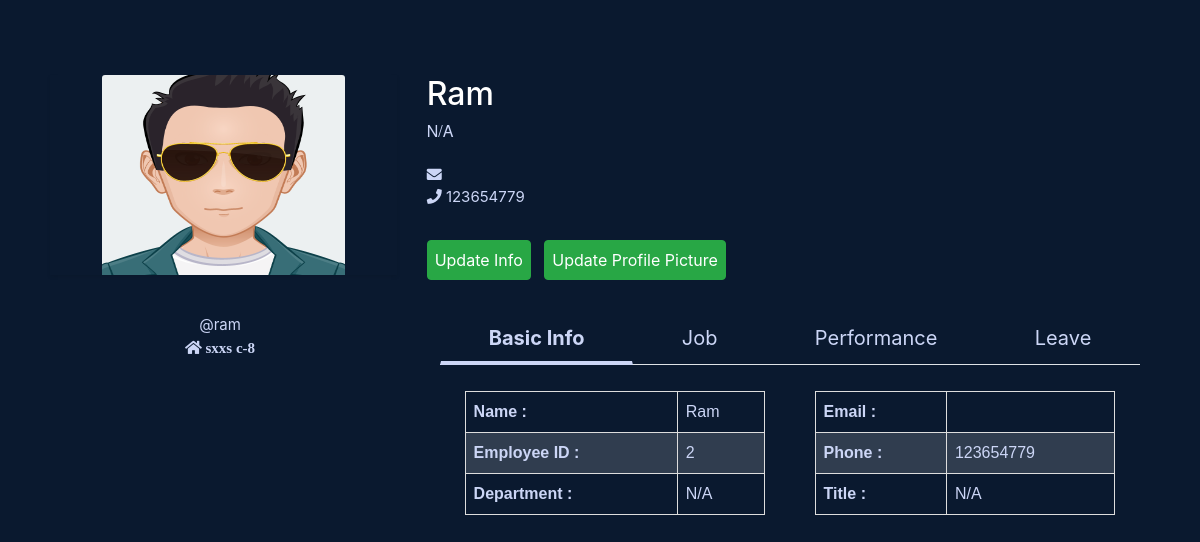
The app's page /profile (signed in), older data.
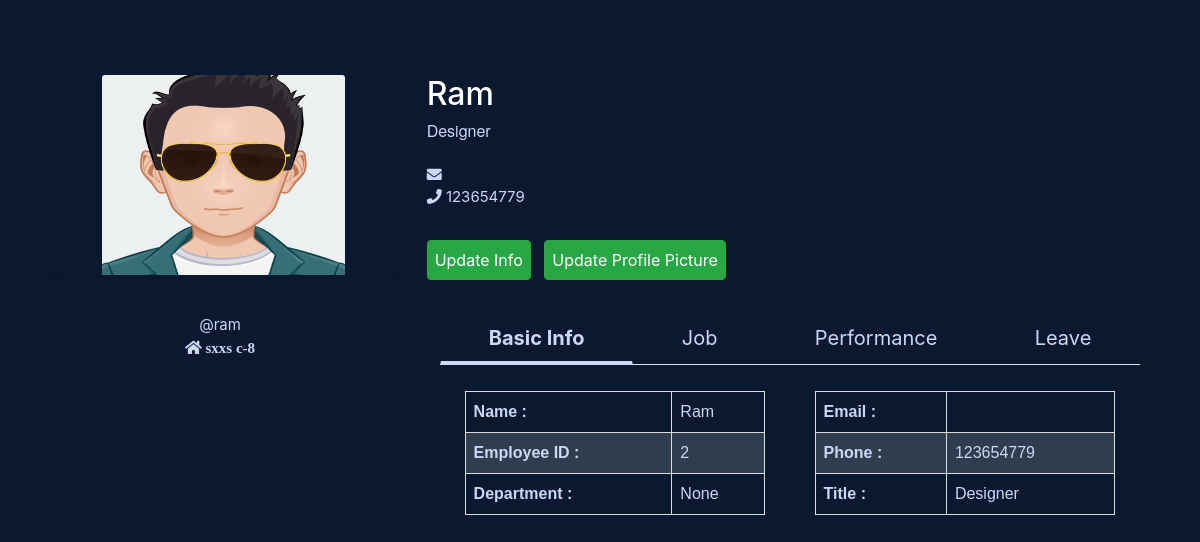
The same page, newer data.
### core/models.py (models this page shows, shortened)
class EmployeePersonalInfo(models.Model):
	user = models.OneToOneField(User, on_delete=models.CASCADE)
	fullname = models.CharField(max_length=50)
	gender = models.CharField(max_length=25, choices=gender_choices)
	age = models.IntegerField()
	image = models.ImageField(default="default.png", upload_to='profile_pics')
	address = models.CharField(max_length=50)
	phone_number = models.CharField(max_length=15, validators=[RegexValidator(r'^\d{1,15}$')])

class EmployeeJobInfo(models.Model):
	user = models.OneToOneField(User, on_delete=models.CASCADE)
	job_title = models.CharField(max_length=50)
	rank = models.CharField(max_length=25, choices=rank_choices)
	working_hours = models.CharField(max_length=25, choices=working_hours_choices)
	department = models.ForeignKey(Department, on_delete=models.SET_NULL, blank=True, null=True)
	roles = models.ForeignKey(Role, on_delete=models.SET_NULL, blank=True, null=True)
	Pay_Grade = models.ForeignKey(PayGrade, on_delete=models.SET_NULL, blank=True, null=True)

### core/views.py (the view)
# urls.py: path('profile', profile, name='profile'),
@login_required(login_url='/login')
def profile(request):
	EPIRecord = EmployeePersonalInfo.objects.filter(user= request.user)
	if not EPIRecord:
		messages.info(request, f'Please update your personal information.')
		return redirect('core:add-personal-info')
	personal_info = EmployeePersonalInfo.objects.get(user=request.user)
	try:
		job_info = EmployeeJobInfo.objects.get(user=request.user)
	except:
		job_info = {
			'department' : 'N/A',
			'job_title' : 'N/A',
			'rank' : 'N/A',
			'working_hours' : 'N/A',
			'roles' : 'N/A',
			'Pay_Grade' : 'N/A'
		}
	user_info = request.user
	context = {
		'personal_info' : personal_info,
		'job_info' : job_info,
		'user_info' : user_info
	}
	return render(request, 'core/profile.html', context)

### core/models.py (called while the page is built)
	def __str__(self):
		return self.name

### core/templates/core/profile.html (shortened to what this page needs)
{% extends 'core/base.html' %}
{% load static %}
{% block content %}
	<div class="container profile" >
      <div class="row" >
        <div class="col-md-4">
          <div class="mb-4 shadow-sm" >
            <img class="bd-placeholder-img card-img-top profile_image" src="{{ personal_info.image.url }}" preserveAspectRatio="xMidYMid slice" focusable="false" role="img" aria-label="Placeholder: Thumbnail"></img>
          </div>
        </div>
        <div class="col-md-8">
        	<h2> {{ personal_info.fullname }} </h2>
        	<h6 class=jobtitle> {{ job_info.job_title }}</h6>
        	<p> <i class="fas fa-envelope"></i> {{ user_info.email }} <br />
        	<i class="fas fa-phone"></i> {{ personal_info.phone_number }} </p>
            {% if is_logged_profile == False %}
                <a href="{% url 'core:update-personal-info' personal_info.pk %}">
                	<button disabled="" type="submit" class="btn btn-success">Update Info</button>
                </a>
                &nbsp;
                <a href="{% url 'core:update-profile-pic' personal_info.pk %}">
                    <button disabled="" type="submit" class="btn btn-success">Update Profile Picture</button>
                </a>
            {% else %}
                <a href="{% url 'core:update-personal-info' personal_info.pk %}">
                <button type="submit" class="btn btn-success">Update Info</button>
                </a>
                <a href="{% url 'core:update-profile-pic' personal_info.pk %}">
                    <button type="submit" class="btn btn-success">Update Profile Picture</button>
                </a>
            {% endif %}
        </div>
      </div>
    </div>
    <div class="container">
    	<div class="row">
    		<div class="col-md-4" style="text-align: center;">
    			<p>
    				@{{user_info.username }} <br>
    				<i class="fa fa-home"> {{ personal_info.address }}</i>
    			</p>
    		</div>
    		<div class="col-md-8">
    			<div class="infotab">
		    	{% include 'core/infotabs.html' %}
			</div>
    		</div>
    	</div>
    </div>
{% endblock %}

### core/templates/core/base.html (shortened to what this page needs)
{% load static %}
<!DOCTYPE html>
<html>
<head>
	<link rel="stylesheet" type="text/css" href="{% static 'core/bootstrap.min.css' %}">
	<link rel="stylesheet" href="https://use.fontawesome.com/releases/v5.0.8/css/all.css">
	<link rel="stylesheet" type="text/css" href="{% static 'core/style.css' %}">
	<link rel="stylesheet" type="text/css" href="{% static 'assignment/style.css' %}">
</head>
<body>
	{% block content %}
	{% endblock %}
</body>
</html>

### core/templates/core/infotabs.html (shortened to what this page needs)
<section id="tabs">
	<div class="container">
		<div class="row">
			<div class="col-12 ">
				<nav>
					<div class="nav nav-tabs nav-fill" id="nav-tab" role="tablist">
						<a class="nav-item nav-link active" id="nav-home-tab" data-toggle="tab" href="#basic-info" role="tab" aria-controls="nav-home" aria-selected="true">Basic Info</a>
						<a class="nav-item nav-link" id="nav-profile-tab" data-toggle="tab" href="#job-info" role="tab" aria-controls="nav-profile" aria-selected="false">Job</a>
						<a class="nav-item nav-link" id="nav-contact-tab" data-toggle="tab" href="#performance-info" role="tab" aria-controls="nav-contact" aria-selected="false">Performance</a>
						<a class="nav-item nav-link" id="nav-about-tab" data-toggle="tab" href="#leave-info" role="tab" aria-controls="nav-about" aria-selected="false">Leave</a>
					</div>
				</nav>
				<div class="tab-content py-3 px-3 px-sm-0" id="nav-tabContent">
					<div class="tab-pane fade show active" id="basic-info" role="tabpanel" aria-labelledby="nav-home-tab">
						<div class="container">
							<div class="row">
								<div class="col-md-6">
									<table >
										<tr>
											<td>
												<strong> Name : </strong>
											</td>
											<td>
												{{ personal_info.fullname }}
											</td>
										</tr>
										<tr>
											<td>
												<strong>Employee ID :</strong>
											</td>
											<td>
												{{ user_info.id }}
											</td>
										</tr>
										<tr>
											<td>
												<strong>Department :</strong>
											</td>
											<td>{{  job_info.department }}</td>
										</tr>
									</table>
								</div>
								<div class="col-md-6">
									<table >
										<tr>
											<td> <strong> Email : </strong> </td>
											<td>{{ user_info.email }}</td>
										</tr>
										<tr>
											<td><strong>Phone : </strong></td>
											<td>{{ personal_info.phone_number }}</td>
										</tr>
										<tr>
											<td><strong>Title : </strong></td>
											<td> {{  job_info.job_title }}</td>
										</tr>
									</table>
								</div>
							</div>
						</div>
					</div>
				</div>
			</div>
		</div>
	</div>
</section>

### core/static/core/style.css (style rules this page uses)
html, body { background-color: #0a192f; color: rgb(204, 214, 246); }
h1, h2, h3, h4, h5 { color: white; }
p { font-size: 15px; }
.btn { margin-top: 15px; padding: 7px; cursor: pointer; }
.profile { padding: 75px 20px; padding-bottom: 15px; }
.profile_image { width: 70%; height: 200px; cursor: pointer; margin-left: 15%; }
.jobtitle { font-family: fa5-proxima-nova,"Helvetica Neue",Helvetica,Arial,sans-serif; font-weight: lighter; padding-bottom: 15px; }
table { width: 350px; padding: 15px 100px; }
section { padding: 0px 0px; }
#tabs { width: 100%; }
#tabs .nav-tabs .nav-item.show .nav-link, .nav-tabs .nav-link.active { color: #f3f3f3; background-color: transparent; border-color: transparent transparent #f3f3f3; border-bottom: 4px solid !important; font-size: 20px; font-weight: bold; }
#tabs .nav-tabs .nav-link { border: 1px solid transparent; border-top-left-radius: .25rem; border-top-right-radius: .25rem; color: rgb(204, 214, 246); font-size: 20px; }

### assignment/static/assignment/style.css (style rules this page uses)
table { font-family: arial, sans-serif; border-collapse: collapse; width: 94%; margin-left: 3%; margin-top: 3% }
td, th { border: 1px solid #dddddd; text-align: left; padding: 8px; }
tr:nth-child(even) { background-color: #dddddd2e; }
a { color: black; text-decoration: none; }

Row changes from the older to the newer data that the page shows:
added EmployeeJobInfo: job_title "Designer", department "None"
Text that changed along with them:
{{ job_info.job_title }}: "N/A" → (not shown)
{{ job_info.department }}: "N/A" → (not shown)
